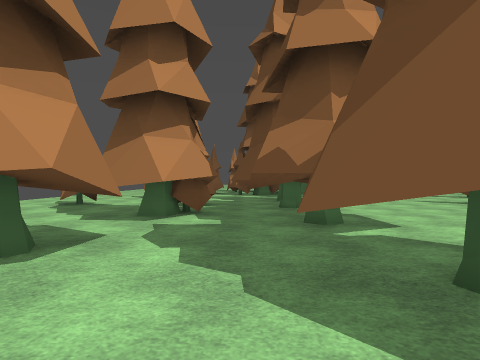
View 1 (above)

24 first-person views from a walk through a 3-D level made in the Godot game engine. The camera is 1.4 m above the floor, looks level and sees 80° across. The floor is counted in squares, 2 m on a side. Each view is taken from the middle of a square. On the plan, view 1 faces up. The plan holds only what a view shows up to about 10 squares ahead; the rest is blank. The place goes on beyond the plan. Some surface patterns are stand-ins.

View 2
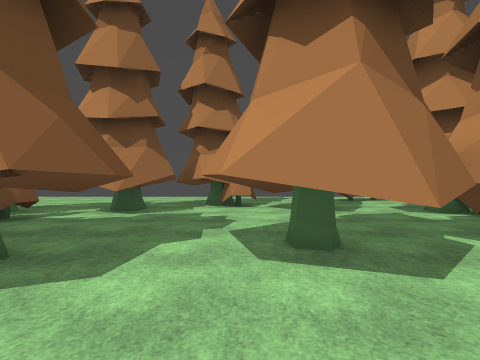

View 3
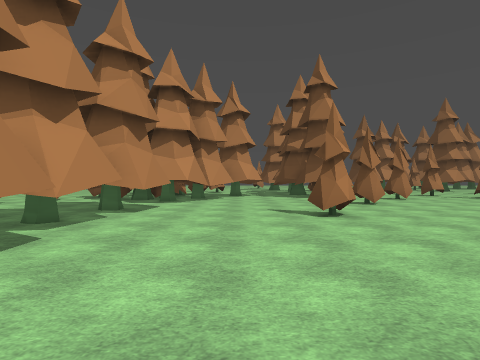

View 4
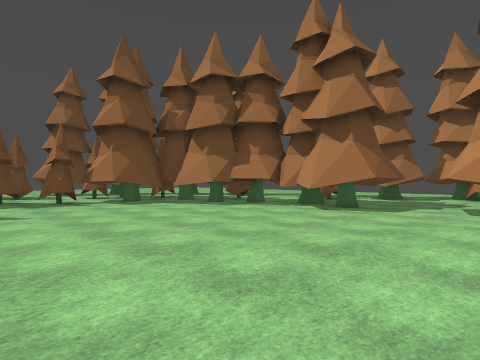

View 5
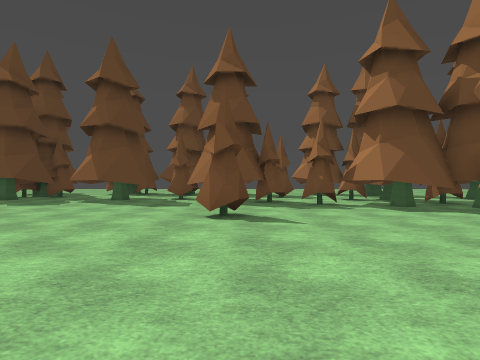

View 6
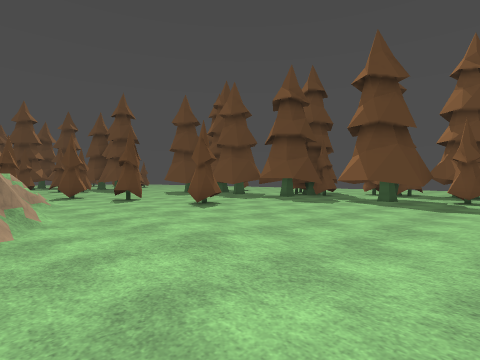

View 7
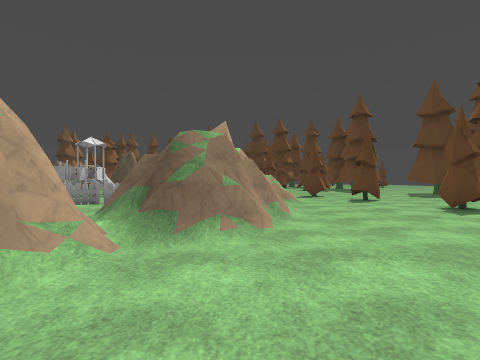

View 8
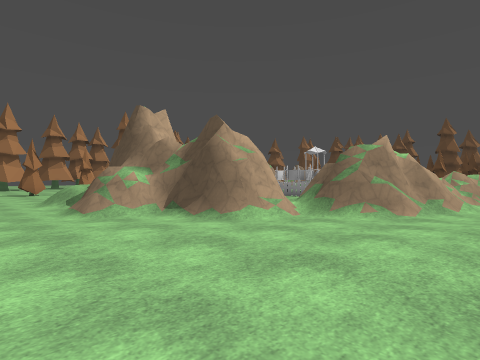

View 9
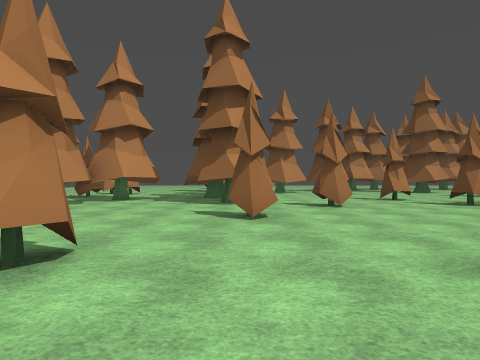

View 10
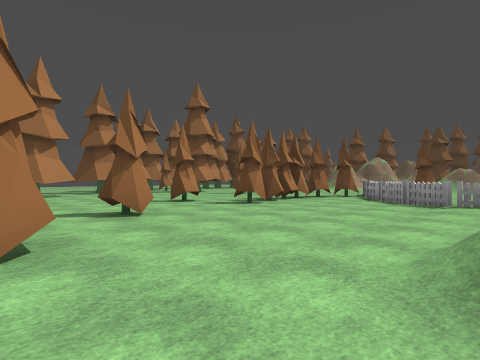

View 11
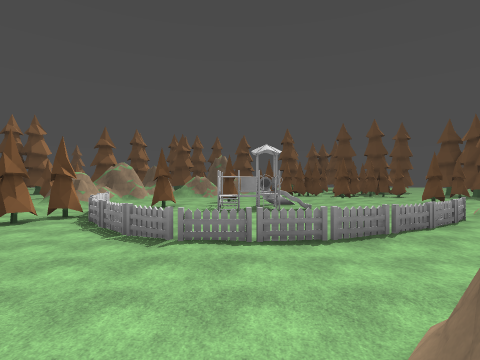

View 12
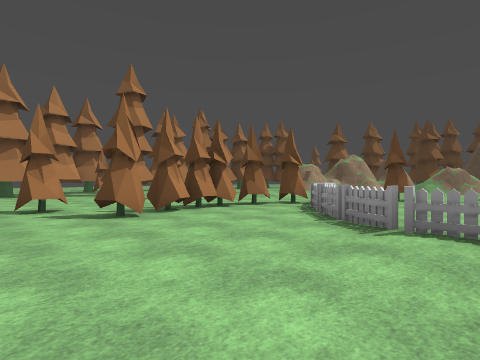

View 13
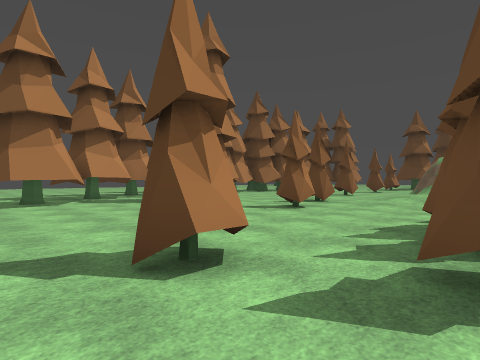

View 14
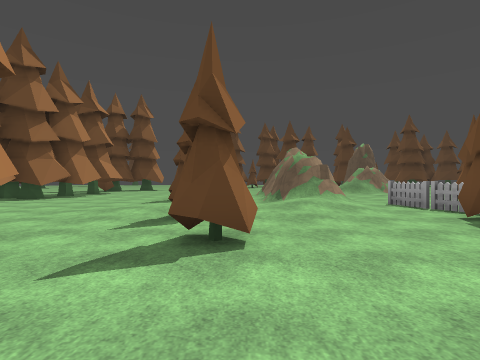

View 15
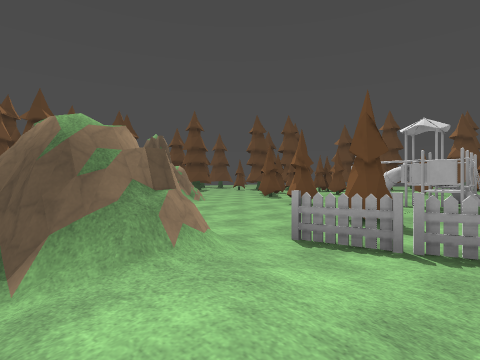

View 16
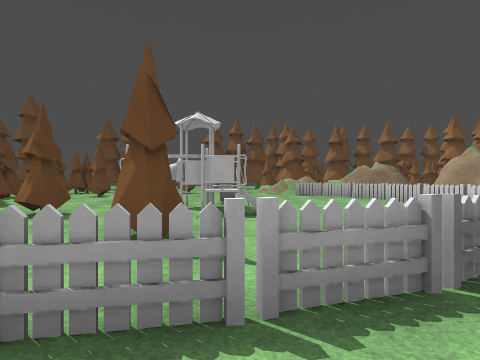

View 17
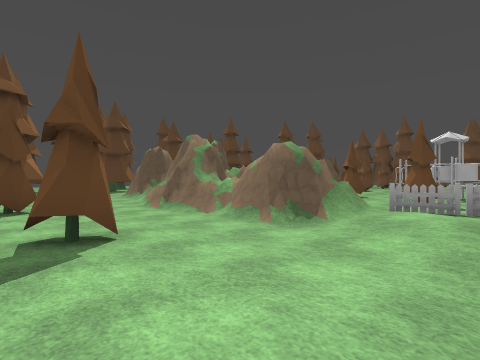

View 18
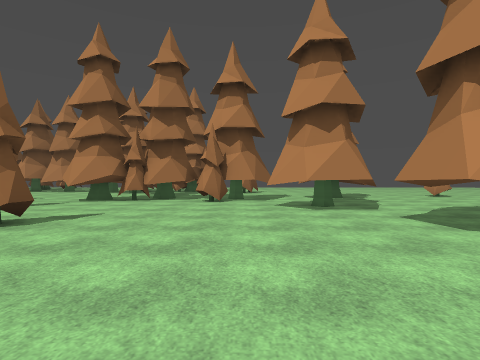

View 19
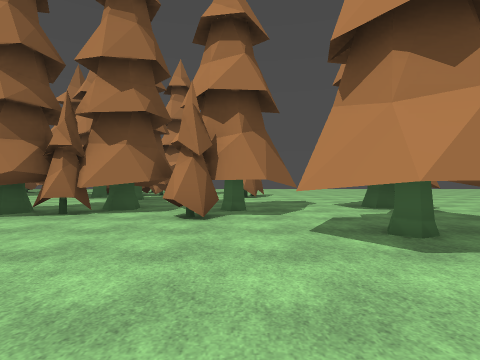

View 20
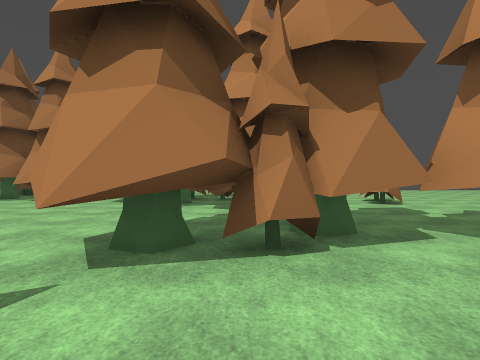

View 21
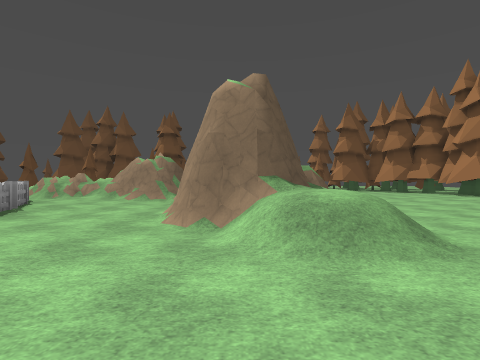

View 22
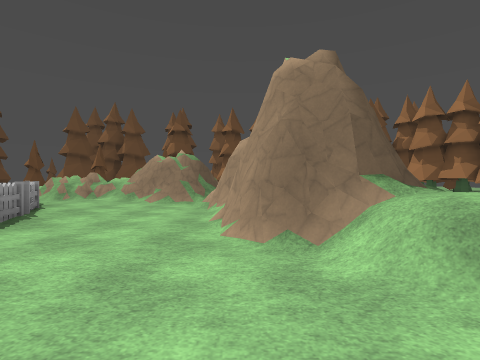

View 23
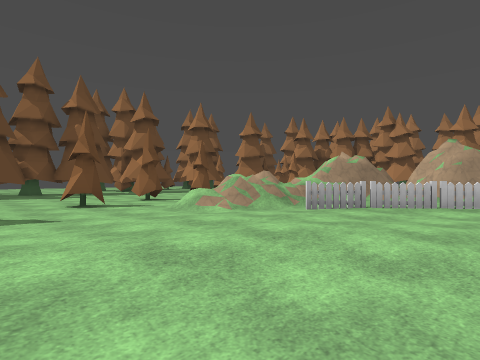

View 24
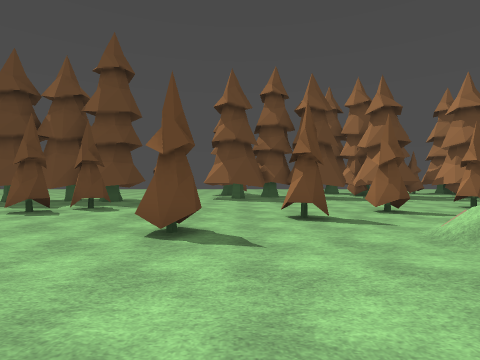

### Floor plan
Key: @ floor where view 1 was taken; # wall or solid block; . main floor; : floor 0.25 m higher than the main floor; / step, stairs or slope; = window, fence, low wall or low ledge; ^ raised ledge; T tree; F fence; O other object.
Columns run from 7 left of view 1 to 29 right of it. Each row starts with its distance up from view 1.
 23          .....T#. #T.T#..    .....
 22          ........TT#.....T T......
 21          OT....TT.#T...... .../....
 20          .TT..TT#............::..T...
 19           .....##T..........TT.......
 18              ..#T.........T..........
 17              .TT#............///#####
 16         O T TT.#T....TT......///##
 15         OOT#T..#TT.......T...///#####
 14          OT#....#.TT..TTTTTTT./F..  #
 13            T................TFF.....
 12       ...TT.....T.........FFF........
 11      ....T......T........FF  ..T:....
 10 .... ...##T..............F...:..::...
  9 ..... ..T#....T.........F::..... .T.
  8  .T.. OT T....T...///...F.....^. .T..
  7   ...TTT##......../##/..F:... ^## .:.
  6    .TTT.TT......../###...F... ^.  .:
  5   O..##.##........####...F..../...
  4    .T...T#........^###..:F...:/...
  3     #T..##..........##/..:F..:::::
  2   ..##..#T#.:.......##=#::/F::::::
  1   .TT...TT............###//...::./.
  0   T##..@..............###====/......
 -1   ..TT..T##........:.../##===/...T...
 -2   .. #T.TT#.........::.....//....T...
 -3    ..TTTT#T............:.......T...:.
 -4   ...O    TT................T....: ..
 -5   ...O    ##.............T..T....: .T
 -6      O    TTT....T.......T........ ..
 -7            TT#....................
 -8           T#T#TT.........
 -9           .TTT..T#T..TT..TT
-10           .T#T..TT TT# .TT

Where each view was taken, in squares from view 1:
view 1: 0 up, 0 right, facing up
view 2: 1 up, 5 right, facing left
view 3: 2 up, 5 right, facing up
view 4: 2 up, 10 right, facing down-left
view 5: 0 up, 10 right, facing down
view 6: 0 up, 11 right, facing down-right
view 7: 0 up, 11 right, facing right
view 8: 2 down, 9 right, facing up-right
view 9: 6 up, 9 right, facing up
view 10: 8 up, 9 right, facing up-right
view 11: 8 up, 12 right, facing right
view 12: 8 up, 13 right, facing up-right
view 13: 14 up, 13 right, facing up-right
view 14: 18 up, 16 right, facing right
view 15: 17 up, 22 right, facing down-right
view 16: 15 up, 23 right, facing down
view 17: 21 up, 22 right, facing down-right
view 18: 20 up, 19 right, facing left
view 19: 20 up, 15 right, facing left
view 20: 16 up, 12 right, facing left
view 21: 11 up, 13 right, facing down
view 22: 10 up, 14 right, facing down
view 23: 5 up, 26 right, facing down-left
view 24: 3 up, 25 right, facing down
